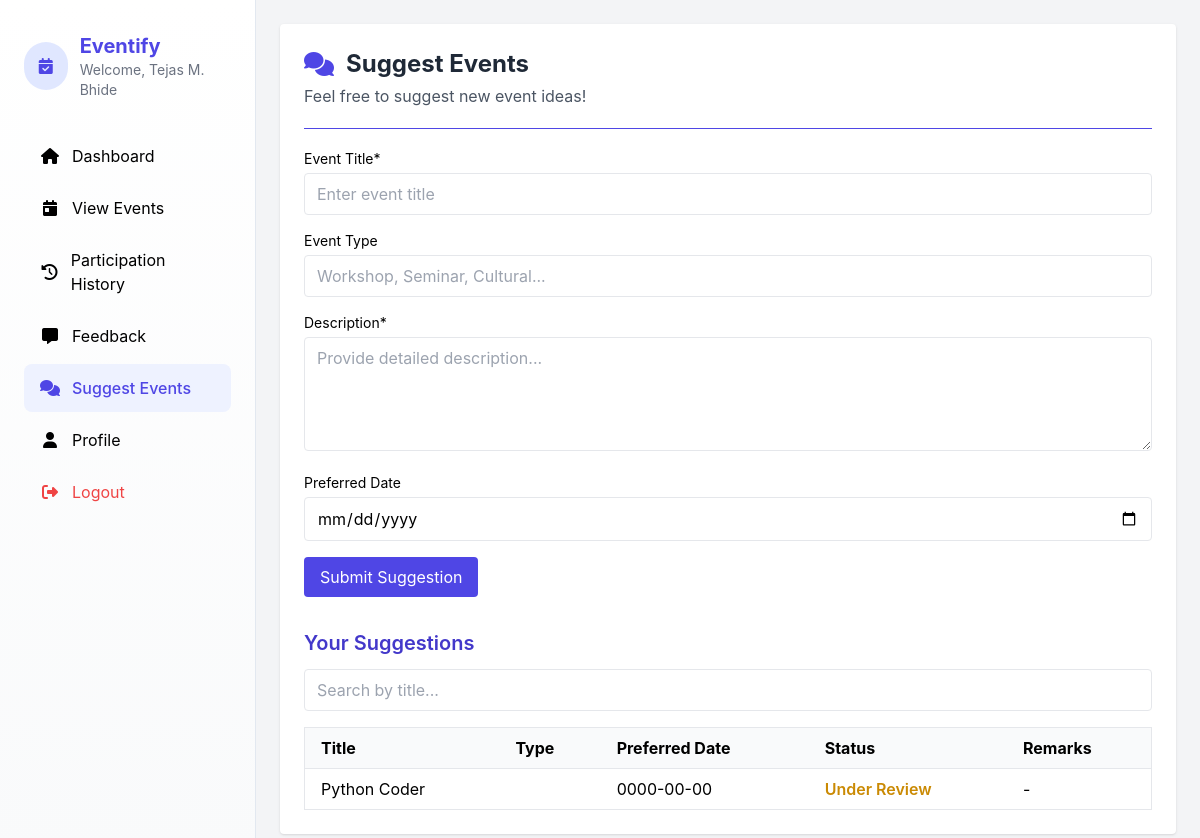
/suggest_event.php (signed in), run on the app's committed database.
### tables this page shows
CREATE TABLE `event_suggestions` (
  `suggestion_id` int(11) NOT NULL,
  `student_id` int(11) NOT NULL,
  `department_id` int(11) NOT NULL,
  `title` varchar(255) NOT NULL,
  `event_type` varchar(100) DEFAULT NULL,
  `description` text NOT NULL,
  `preferred_date` date DEFAULT NULL,
  `status` enum('Under Review','Accepted','Rejected') DEFAULT 'Under Review',
  `admin_remarks` text DEFAULT NULL,
  `submitted_at` datetime DEFAULT current_timestamp(),
  `reviewed_at` datetime DEFAULT NULL
);

### suggest_event.php (the view, shortened to what this page needs)
<?php
require_once '../includes/db.php';
$student_id = $_SESSION['student_id'];
$student_name = $_SESSION['student_name'];
$stmt = $pdo->prepare("SELECT * FROM event_suggestions WHERE student_id = ? ORDER BY submitted_at DESC");
$stmt->execute([$student_id]);
$suggestions = $stmt->fetchAll();
?>
<!DOCTYPE html>
<html lang="en">
<head>
    <script src="https://cdn.tailwindcss.com"></script>
    <link rel="stylesheet" href="https://cdnjs.cloudflare.com/ajax/libs/font-awesome/6.4.0/css/all.min.css">
</head>
<body class="bg-gray-100">
    <div class="flex">
        <aside id="sidebar"
            class="sidebar w-64 px-6 py-8 fixed top-0 left-0 z-50 h-full transform -translate-x-full md:translate-x-0 transition-transform duration-200 ease-in-out">
            <div class="mb-8 flex items-center">
                <div class="w-12 h-12 rounded-full bg-indigo-100 flex items-center justify-center mr-3">
                    <i class="fas fa-calendar-check text-indigo-600"></i>
                </div>
                <div>
                    <h2 class="text-xl font-bold text-indigo-600">Eventify</h2>
                    <p class="text-sm text-gray-500">Welcome, <?= htmlspecialchars($student_name) ?></p>
                </div>
            </div>
            <nav class="sidebar-nav space-y-1">
                <a href="dashboard.php" class="hover:text-indigo-600">
                    <i class="fas fa-home"></i> Dashboard
                </a>
                <a href="events.php" class="hover:text-indigo-600">
                    <i class="fas fa-calendar-day"></i> View Events
                </a>
                <a href="history.php" class="hover:text-indigo-600">
                    <i class="fas fa-history"></i> Participation History
                </a>
                <a href="feedback.php" class="hover:text-indigo-600">
                    <i class="fas fa-comment-alt"></i> Feedback
                </a>
                <a href="suggest_event.php" class="active">
                    <i class="fas fa-comments"></i> Suggest Events
                </a>
                <a href="profile.php" class="hover:text-indigo-600">
                    <i class="fas fa-user"></i> Profile
                </a>
                <a href="logout.php" class="text-red-500 hover:text-red-600 mt-4">
                    <i class="fas fa-sign-out-alt"></i> Logout
                </a>
            </nav>
        </aside>
        <main class="flex-1 md:ml-64 p-6 mt-16 md:mt-0">
            <div class="bg-white rounded shadow p-6">
                <div class="page-header">
                    <h1 class="text-2xl font-bold text-gray-800 flex items-center">
                        <i class="fas fa-comments text-indigo-600 mr-3"></i> Suggest Events
                    </h1>
                    <p class="text-gray-600 mt-1">Feel free to suggest new event ideas!</p>
                </div>
                <div class="flex items-center mb-5 pb-5 border-b border-indigo-600">
                </div>
                <form method="POST" class="space-y-4 mb-8">
                    <div>
                        <label class="block mb-1 text-sm">Event Title*</label>
                        <input type="text" name="title" required class="w-full border rounded px-3 py-2"
                            placeholder="Enter event title">
                    </div>
                    <div>
                        <label class="block mb-1 text-sm">Event Type</label>
                        <input type="text" name="event_type" class="w-full border rounded px-3 py-2"
                            placeholder="Workshop, Seminar, Cultural...">
                    </div>
                    <div>
                        <label class="block mb-1 text-sm">Description*</label>
                        <textarea name="description" required rows="4" class="w-full border rounded px-3 py-2"
                            placeholder="Provide detailed description..."></textarea>
                    </div>
                    <div>
                        <label class="block mb-1 text-sm">Preferred Date</label>
                        <input type="date" name="preferred_date" class="w-full border rounded px-3 py-2">
                    </div>
                    <button type="submit" name="suggest"
                        class="bg-indigo-600 text-white px-4 py-2 rounded hover:bg-indigo-700">
                        Submit Suggestion
                    </button>
                </form>
                <h2 class="text-xl font-semibold text-indigo-700 mb-3">Your Suggestions</h2>
                <input type="text" id="searchInput" placeholder="Search by title..."
                    class="w-full border mb-4 px-3 py-2 rounded">
                <?php if (count($suggestions) > 0): ?>
                    <div class="overflow-x-auto">
                        <table class="min-w-full bg-white border border-gray-200">
                            <thead class="bg-gray-50">
                                <tr>
                                    <th class="text-left px-4 py-2">Title</th>
                                    <th class="text-left px-4 py-2">Type</th>
                                    <th class="text-left px-4 py-2">Preferred Date</th>
                                    <th class="text-left px-4 py-2">Status</th>
                                    <th class="text-left px-4 py-2">Remarks</th>
                                </tr>
                            </thead>
                            <tbody id="suggestionTable">
                                <?php foreach ($suggestions as $sug): ?>
                                    <tr class="border-t">
                                        <td class="px-4 py-2"><?= htmlspecialchars($sug['title']) ?></td>
                                        <td class="px-4 py-2"><?= htmlspecialchars($sug['event_type'] ?? '-') ?></td>
                                        <td class="px-4 py-2"><?= $sug['preferred_date'] ?? '-' ?></td>
                                        <td class="px-4 py-2 font-semibold">
                                            <?php if ($sug['status'] == 'Accepted'): ?>
                                                <span class="text-green-600">Accepted</span>
                                            <?php elseif ($sug['status'] == 'Rejected'): ?>
                                                <span class="text-red-600">Rejected</span>
                                            <?php else: ?>
                                                <span class="text-yellow-600">Under Review</span>
                                            <?php endif; ?>
                                        </td>
                                        <td class="px-4 py-2"><?= htmlspecialchars($sug['admin_remarks'] ?? '-') ?></td>
                                    </tr>
                                <?php endforeach; ?>
                            </tbody>
                        </table>
                    </div>
                <?php else: ?>
                    <p class="text-gray-600">No suggestions submitted yet.</p>
                <?php endif; ?>
            </div>
        </main>
    </div>
</body>
</html>

### suggest_event.php (style rules this page uses)
body { background-color: #f8fafc; font-family: 'Inter', -apple-system, BlinkMacSystemFont, sans-serif; min-height: 100vh; }
:root { --primary: #4f46e5; --primary-light: #6366f1; --primary-dark: #4338ca; }
.sidebar { min-height: 100vh; background: linear-gradient(180deg, #ffffff 0%, #f9fafb 100%); border-right: 1px solid #e2e8f0; }
.sidebar-nav a { display: flex; align-items: center; padding: 0.75rem 1rem; border-radius: 0.5rem; transition: all 0.2s ease; }
.sidebar-nav a.active { background-color: #eef2ff; color: var(--primary); font-weight: 500; }
.sidebar-nav a i { margin-right: 0.75rem; width: 1.25rem; text-align: center; }

### data on the page
event_suggestions: title "Python Coder", preferred_date "0000-00-00", status "Under Review", admin_remarks "-"

### other printed values
$student_name "Tejas M. Bhide"
